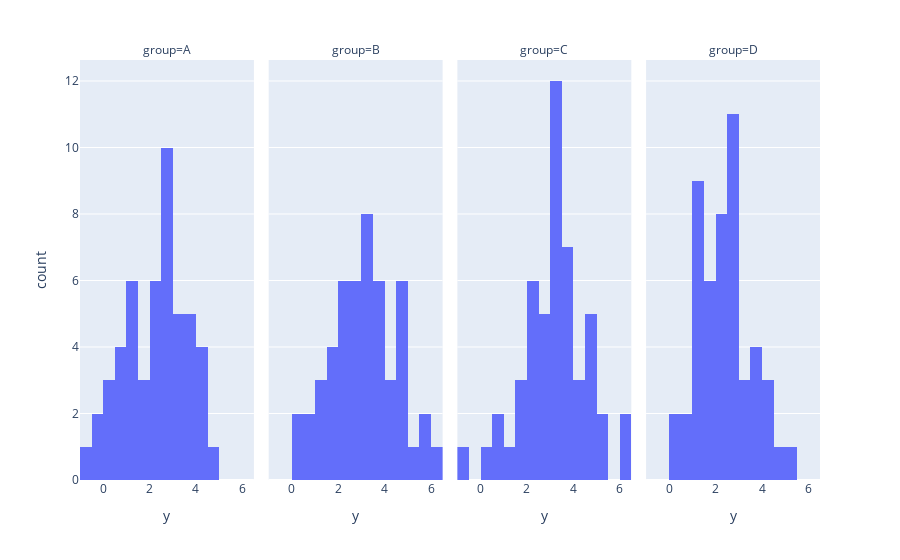

This figure's notebook cell:
### Code cell
# y histograms by group
plotly.offline.iplot(
    plotly.express.histogram(data1, x = "y", facet_col = "group")
)

### Figure 1 — Plotly figure (JSON) as saved in the notebook; plotly's stock layout.template omitted (floating-point values rounded to 4 significant figures)
{"data": [{"alignmentgroup": "True", "bingroup": "x", "hoverlabel": {"namelength": 0}, "hovertemplate": "group=A<br>y=%{x}<br>count=%{y}", "legendgroup": "", "marker": {"color": "#636efa"}, "name": "", "offsetgroup": "", "orientation": "v", "showlegend": false, "type": "histogram", "x": [0.695, -0.5034, 2.174, 2.826, 3.212, 1.178, 1.116, 2.672, 0.8541, 1.456, 2.038, 2.373, 2.961, 0.8716, -0.02196, 3.208, 3.241, 1.27, 3.646, 0.8631, 2.481, 2.19, 3.518, 2.802, 2.023, 2.785, 2.605, 3.992, 4.215, 1.926, 4.368, 4.618, 2.736, 0.1662, 1.537, 0.4594, 3.684, 2.92, -0.3332, 3.976, 1.118, 1.76, 3.416, 0.02807, 4.191, 1.231, 2.884, 3.43, 4.082, 2.978], "xaxis": "x", "yaxis": "y"}, {"alignmentgroup": "True", "bingroup": "x", "hoverlabel": {"namelength": 0}, "hovertemplate": "group=B<br>y=%{x}<br>count=%{y}", "legendgroup": "", "marker": {"color": "#636efa"}, "name": "", "offsetgroup": "", "orientation": "v", "showlegend": false, "type": "histogram", "x": [1.262, 4.753, 4.769, 3.014, 6.286, 3.616, 3.336, 2.724, 3.243, 0.8367, 2.194, 4.627, 5.245, 3.759, 2.665, 1.327, 1.47, 1.946, 5.872, 2.707, 3.421, 2.609, 2.424, 3.821, 3.878, 0.1652, 5.695, 3.072, 4.397, 4.252, 2.108, 2.703, 2.391, 3.029, 1.968, 1.875, 1.818, 2.84, 3.993, 3.344, 3.329, 0.4344, 3.997, 0.5002, 2.011, 4.397, 4.782, 4.914, 2.432, 4.822], "xaxis": "x2", "yaxis": "y2"}, {"alignmentgroup": "True", "bingroup": "x", "hoverlabel": {"namelength": 0}, "hovertemplate": "group=C<br>y=%{x}<br>count=%{y}", "legendgroup": "", "marker": {"color": "#636efa"}, "name": "", "offsetgroup": "", "orientation": "v", "showlegend": false, "type": "histogram", "x": [3.132, 4.823, 3.338, 2.466, 4.106, 3.89, 3.748, 2.519, 3.471, 1.754, 3.245, 3.264, 2.976, 6.17, 4.053, 3.118, 3.799, 2.343, 2.645, 2.061, 3.366, 3.578, 4.11, 3.725, 5.309, 6.096, 3.498, 2.776, 3.448, 2.531, 0.9847, 2.374, 4.527, 1.954, 4.801, 3.809, 3.128, 1.64, 2.085, 2.23, 3.188, 3.047, 1.383, 0.9691, 0.2757, 3.588, 5.454, 4.775, -0.7458, 4.634], "xaxis": "x3", "yaxis": "y3"}, {"alignmentgroup": "True", "bingroup": "x", "hoverlabel": {"namelength": 0}, "hovertemplate": "group=D<br>y=%{x}<br>count=%{y}", "legendgroup": "", "marker": {"color": "#636efa"}, "name": "", "offsetgroup": "", "orientation": "v", "showlegend": false, "type": "histogram", "x": [3.859, 1.578, 4.231, 1.447, 2.809, 0.3371, 2.244, 2.482, 2.669, 1.119, 2.824, 1.204, 2.581, 3.51, 2.607, 4.073, 2.999, 2.921, 3.453, 2.748, 3.355, 0.5916, 5.101, 2.972, 2.056, 1.374, 2.855, 3.656, 1.572, 1.077, 3.201, 2.499, 2.357, 2.285, 1.285, 1.529, 4.36, 2.013, 1.363, 1.153, 0.3675, 2.506, 2.469, 0.5191, 4.718, 1.928, 1.823, 1.447, 1.61, 3.579], "xaxis": "x4", "yaxis": "y4"}], "layout": {"annotations": [{"showarrow": false, "text": "group=A", "x": 0.1175, "xanchor": "center", "xref": "paper", "y": 1, "yanchor": "bottom", "yref": "paper"}, {"showarrow": false, "text": "group=B", "x": 0.3725, "xanchor": "center", "xref": "paper", "y": 1, "yanchor": "bottom", "yref": "paper"}, {"showarrow": false, "text": "group=C", "x": 0.6275, "xanchor": "center", "xref": "paper", "y": 1, "yanchor": "bottom", "yref": "paper"}, {"showarrow": false, "text": "group=D", "x": 0.8825, "xanchor": "center", "xref": "paper", "y": 1, "yanchor": "bottom", "yref": "paper"}], "barmode": "relative", "legend": {"tracegroupgap": 0}, "margin": {"t": 60}, "xaxis": {"anchor": "y", "domain": [0, 0.235], "title": {"text": "y"}}, "xaxis2": {"anchor": "y2", "domain": [0.255, 0.49], "matches": "x", "title": {"text": "y"}}, "xaxis3": {"anchor": "y3", "domain": [0.51, 0.745], "matches": "x", "title": {"text": "y"}}, "xaxis4": {"anchor": "y4", "domain": [0.765, 1.0], "matches": "x", "title": {"text": "y"}}, "yaxis": {"anchor": "x", "domain": [0, 1], "title": {"text": "count"}}, "yaxis2": {"anchor": "x2", "domain": [0, 1], "matches": "y", "showticklabels": false}, "yaxis3": {"anchor": "x3", "domain": [0, 1], "matches": "y", "showticklabels": false}, "yaxis4": {"anchor": "x4", "domain": [0, 1], "matches": "y", "showticklabels": false}}}
